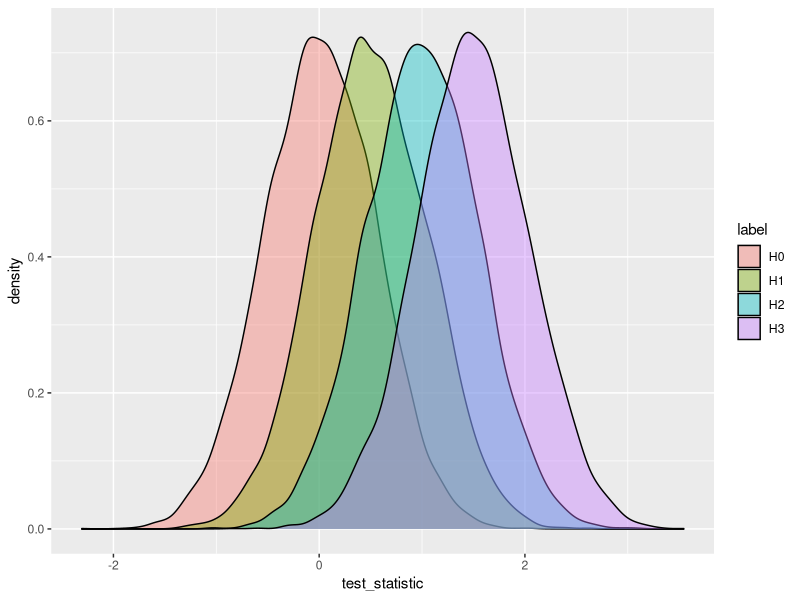
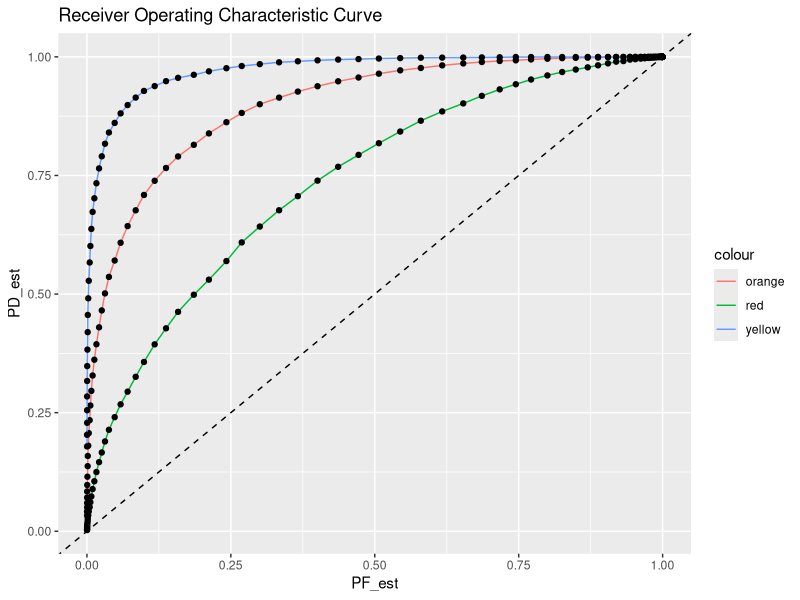
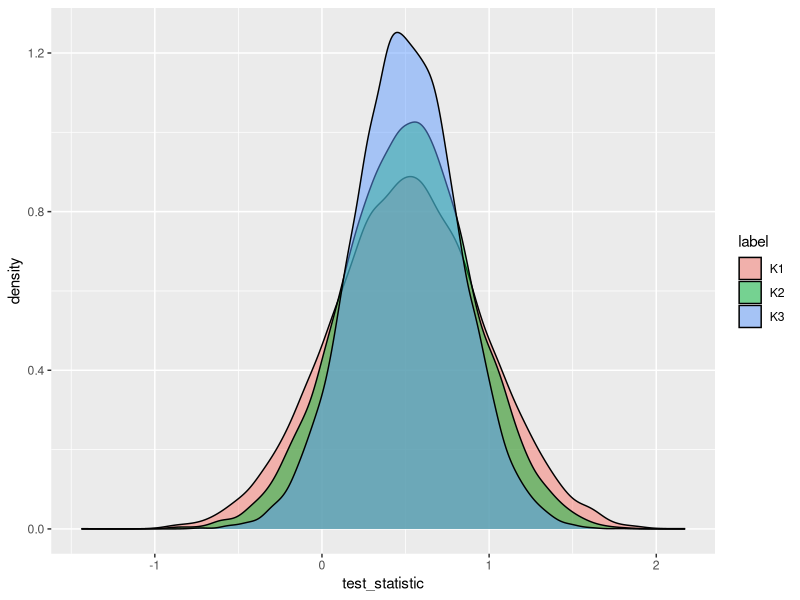
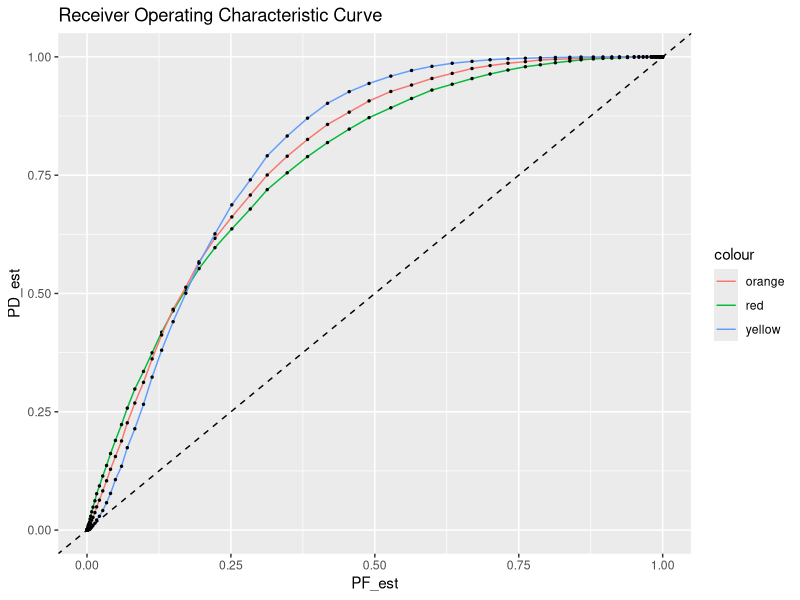

The R source for these figures, in order:
## ---- chunk 1
library(tidyverse)
library(ggplot2)
library(patchwork)
## ---- chunk 2
# Number of MonteCarlo Trials
repM <- 10000

#Signal Model
A = 0.5
A2 = 1
A3 = 1.5
k <- 10
s <- rep(A, k)
s2 <- rep(A2, k)
s3 <- rep(A3, k)

#Noise Model
mu_w <- 0
var_w <- 3
sd_w <- sqrt(var_w)



#signal + noise
test_statistic_h0 = NA
for(iM in 1:repM){
  w <- rnorm(k, mean = mu_w, sd = sd_w)
  test_statistic_h0[iM] <- mean(w)
}

test_statistic_h1 = NA
for(iM in 1:repM){
  x <- A + rnorm(k, mean = mu_w, sd = sd_w)
  test_statistic_h1[iM] <- mean(x)
}

test_statistic_h2 = NA
for(iM in 1:repM){
  x2 <- A2 + rnorm(k, mean = mu_w, sd = sd_w)
  test_statistic_h2[iM] <- mean(x2)
}

test_statistic_h3 = NA
for(iM in 1:repM){
  x3 <- A3 + rnorm(k, mean = mu_w, sd = sd_w)
  test_statistic_h3[iM] <- mean(x3)
}

dat_sim <- 
  data.frame('test_statistic' = test_statistic_h0, 'label' = 'H0') %>%
  bind_rows(data.frame('test_statistic' = test_statistic_h1, 'label' = 'H1')) %>%
  bind_rows(data.frame('test_statistic' = test_statistic_h2, 'label' = 'H2')) %>%
  bind_rows(data.frame('test_statistic' = test_statistic_h3, 'label' = 'H3'))
## ---- chunk 3
ggplot(data = dat_sim, aes(x=test_statistic, fill = label)) + geom_density(alpha = 0.4)

th <- A/2

## ---- chunk 4
aTh <- seq(-2, 2, by = 0.05)
PD_est <- NA
PF_est <- NA
PD_est2 <- NA
PD_est3 <- NA
for(i in 1:length(aTh)){
  th <- aTh[i]
  PD_est[i] <- sum(test_statistic_h1 > th)/repM
  PD_est2[i] <- sum(test_statistic_h2 > th)/repM
  PD_est3[i] <- sum(test_statistic_h3 > th)/repM
  PF_est[i] <- sum(test_statistic_h0 > th)/repM
}


dat_perf <- data.frame('th'=aTh, 'PF_est' = PF_est, 'PD_est' = PD_est, 'PD_est2' = PD_est2,
                       'PD_est3' = PD_est3)

line_plot <- ggplot(data = dat_perf,
       aes(x = PF_est)) + 
  geom_line(aes(y = PD_est, color = 'red')) + geom_point(y = PD_est) +
  geom_line(aes(y = PD_est2, color = 'orange')) + geom_point( y = PD_est2) +
  geom_line(aes(y = PD_est3, color = 'yellow')) + geom_point(y = PD_est3) +
  geom_abline(linetype = 'dashed') + 
  ggtitle('Receiver Operating Characteristic Curve')
  
  line_plot

## ---- chunk 5
# number of MonteCarlo trials
repM <- 10000

# Signal model
A = 0.5
k = 10
k2 <- 15
k3 <- 20
k4 <- 30
s <- rep(A, k)
s2 <- rep(A,k2)
s3 <- rep(A, k3)
s4 <- rep(A, k4)

test_statistic_k0 = NA
for(iM in 1:repM){
  w <- rnorm(k, mean = mu_w, sd = sd_w)
  test_statistic_k0[iM] <- mean(w)
}

test_statistic_k1 = NA
for(iM in 1:repM){
  x <- A + rnorm(k2, mean = mu_w, sd = sd_w)
  test_statistic_k1[iM] <- mean(x)
}

test_statistic_k2 = NA
for(iM in 1:repM){
  x2 <- A + rnorm(k3, mean = mu_w, sd = sd_w)
  test_statistic_k2[iM] <- mean(x2)
}

test_statistic_k3 = NA
for(iM in 1:repM){
  x3 <- A + rnorm(k4, mean = mu_w, sd = sd_w)
  test_statistic_k3[iM] <- mean(x3)
}

dat_sim2 <-
  data.frame('test_statistic' = test_statistic_k1, 'label' = 'K1') %>%
  bind_rows(data.frame('test_statistic' = test_statistic_k2, 'label' = 'K2')) %>%
  bind_rows(data.frame('test_statistic' = test_statistic_k3, 'label' = 'K3')) %>%
  mutate(
    A=A
  )
## ---- chunk 6
ggplot(data = dat_sim2, aes(x=test_statistic, fill = label)) + geom_density(alpha = 0.5)
## ---- chunk 7
aTh <- seq(-2, 2, by = 0.05)
PD_est <- NA
PF_est <- NA
PD_est2 <- NA
PD_est3 <- NA
for(i in 1:length(aTh)){
  th <- aTh[i]
  PD_est[i] <- sum(test_statistic_k1 > th)/repM
  PD_est2[i] <- sum(test_statistic_k2 > th)/repM
  PD_est3[i] <- sum(test_statistic_k3 > th)/repM
  PF_est[i] <- sum(test_statistic_k0 > th)/repM
}


dat_perf <- data.frame('th'=aTh, 'PF_est' = PF_est, 'PD_est' = PD_est, 'PD_est2' = PD_est2,
                       'PD_est3' = PD_est3)

line_plot <- ggplot(data = dat_perf,
       aes(x = PF_est)) + 
  geom_line(aes(y = PD_est, color = 'red')) + geom_point(y = PD_est, size = .5) +
  geom_line(aes(y = PD_est2, color = 'orange')) + geom_point( y = PD_est2, size = .5) +
  geom_line(aes(y = PD_est3, color = 'yellow')) + geom_point(y = PD_est3, size = .5) +
  geom_abline(linetype = 'dashed') + 
  ggtitle('Receiver Operating Characteristic Curve')
  
  line_plot

